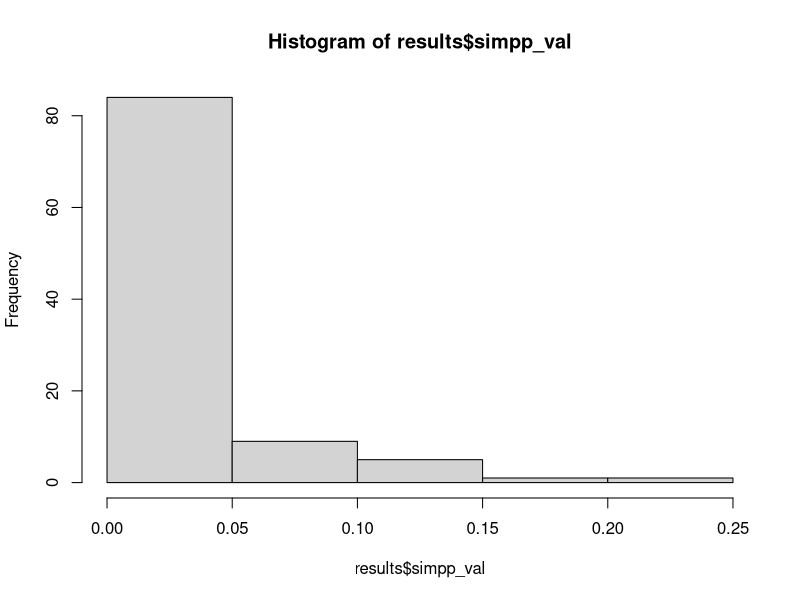
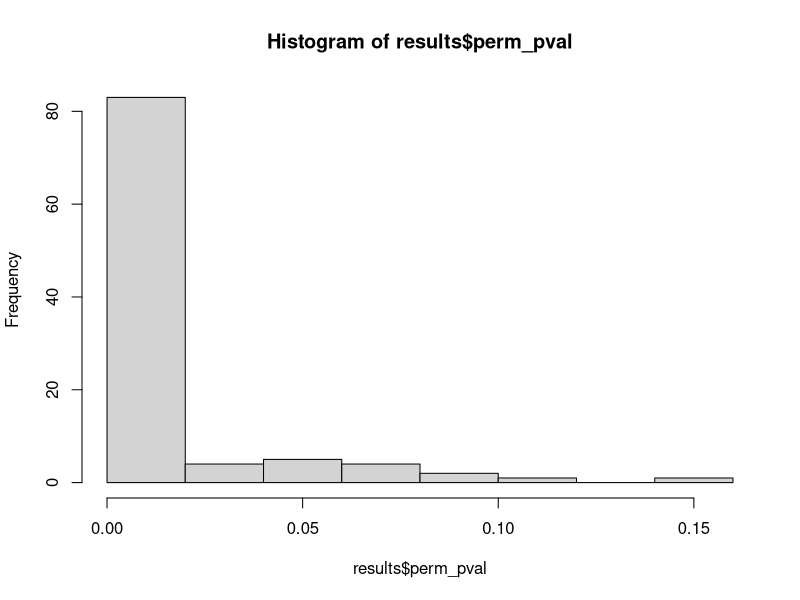

Generate these figures, in order, with R: (Note: a time limit stopped this script after it produced the figures.)
## ---- chunk 1
###Load packages

library(tidyverse)
library(broom)

###Define function

LFunky<- function(beta0,beta1,beta2,n_obs,n_data,n_shuffle) {
  
  ###Define variables
  
  set.seed(4747)
  sig<- 0.05
  
  
    #If there is no intercept in the fitted regression, d.o.f. = (n-1)
    #otherwise, df=n-k-1; k=the number of variables
  dof <- n_obs-1
  
    #addp_val<-c()

    #intp_val<-c()
  
  simpp_val<-c()
  
  simp_t<-c()
  
  perm_pval<-c()
  
  ###Begin loop

  for(i in 1:n_data) {               # Start of the Monte Carlo loop

  ###Define Variables   
    
  x1<- rnorm(n_obs)     # Artificial x series, created just once

  x2<- x1+ rnorm(n_obs)     ## Did we figure out why these need to be defined in the loop?

  y<- beta0 + beta1*x1 + beta2*x2 + rnorm(n_obs)   # The DGP includes an intercept
  
  ###Fit a linear regression model
  
  simpfit<- lm(y ~ x1  -1)
  
  ###Record slope and p-value
  
  #observed p.value for each dataset (n_data)
  simpp_val<- c(simpp_val,
                simpfit %>% tidy() %>% filter(term =="x1") %>% select(p.value) %>% pull())
  
  #observed slope for each dataset (n_data)
  simp_t<- c(simp_t,
                simpfit %>% tidy() %>% filter(term =="x1") %>% select(statistic) %>% pull())
  
  #obs value for most recent dataset
  obsval<- simpfit %>% tidy() %>% filter(term =="x1") %>% select(statistic) %>% pull()
  
  #reassign vector so it doesn't add onto the concatenation each i in 1:n_data loop
  simpp_valperm<-c()
  
    ###Begin another loop
  
    for(j in 1: n_shuffle) {
  # A mis-specified model is estimated (unless Beta0 = 0)
    #addfit<- lm(y ~ x1+x2  -1) 
  
    #intfit<- lm(y ~ x1*x2  -1)
  
      
    ###Fit linear regression model to PERMUTED data
      
    simpfitperm<- lm(y ~ sample(x1)  -1)

    #addp_val<- c(addp_val, unname(coef(summary(addfit))[, "Pr(>|t|)"]))
  
    #intp_val<- c(intp_val, unname(coef(summary(intfit))[, "Pr(>|t|)"]))
    
    ###Record slope 
    simpp_valperm<- c(simpp_valperm,
                      simpfitperm %>% tidy() %>% filter(term == "sample(x1)") %>% select(statistic) %>% pull())

    }
  
  #p-value for each of my 200 datasets as compared to my permuted distribution of p-values
  perm_pval<-c(perm_pval,mean(simpp_valperm>obsval))
  
  }  #End of the Monte Carlo Loop

#coefficients, t-test p.values, permutation p.values
data.frame(simp_t, simpp_val, perm_pval)



  
}

#hist(addp_val, main="Distribution of  *ADDITIVE* p-Values", xlab="p-Value", freq=FALSE, border="black", col="yellow")

#hist(intp_val, main="Distribution of *INTERACTIVE* p-Values", xlab="p-Value", freq=FALSE, border="black", col="orange")

#hist(simpp_val, main="Distribution of *SIMPLE* p-Values", xlab="p-Value", freq=FALSE, border="black", col="red")

#results %>% ggplot() + geom_hist(aes(x = simppval))
## ---- chunk 2
#beta0,beta1,beta2,n_obs,n_data,n_shuffle
results<-LFunky(0,1,0,15,100,200)
hist(results$simpp_val)
hist(results$perm_pval)
## ---- chunk 3
#beta0,beta1,beta2,n_obs,n_data,n_shuffle
results<-LFunky(0,50,0,15,100,200)
hist(results$simpp_val)
hist(results$perm_pval)
## ---- chunk 4
#beta0,beta1,beta2,n_obs,n_data,n_shuffle
results<-LFunky(0,0.1,0,15,100,200)
hist(results$simpp_val)
hist(results$perm_pval)
